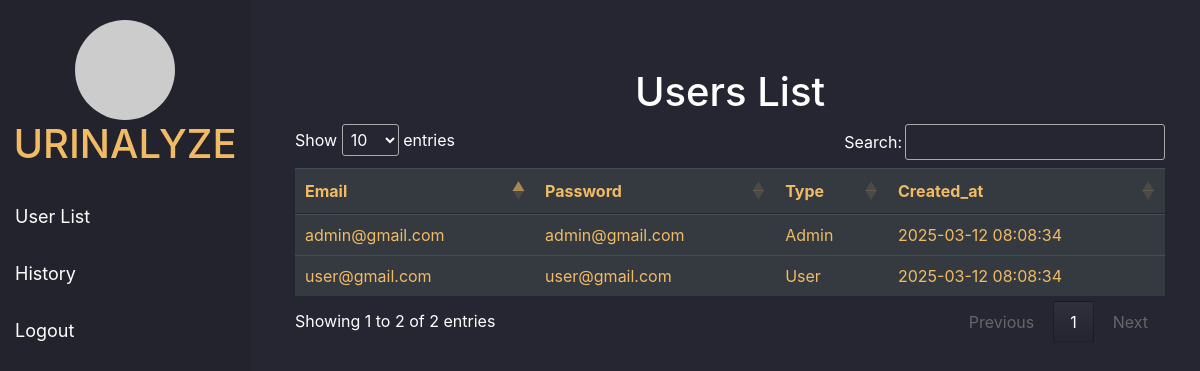
Screenshot of /table.php?table=users with the database file from the repository.
### tables this page shows
CREATE TABLE `users` (
  `id` int(11) NOT NULL,
  `email` varchar(255) NOT NULL,
  `password` varchar(255) NOT NULL,
  `type` tinyint(1) DEFAULT 0,
  `created_at` timestamp NOT NULL DEFAULT current_timestamp(),
  `updated_at` timestamp NOT NULL DEFAULT current_timestamp() ON UPDATE current_timestamp()
);

### DATABASE/function.php (called while the page is built, shortened)
<?php
include_once 'db.php';
$db = new DBFunctions();
class DBFunctions
{
    private $conn;
    private $debug = 1;
    public function __construct()
    {
        $database = new Database();
        $this->conn = $database->connect();
    }
    private function checkSqlError($stmt)
    {
        if ($this->debug == 1) {
            $errorInfo = $stmt->errorInfo();
        }
        return null;
    }
    public function select($table, $columns = "*", $conditions = [], $options = "")
{
    $sql = "SELECT $columns FROM $table";
    $stmt = $this->conn->prepare($sql);
    $stmt->execute();
    $error = $this->checkSqlError($stmt);
    return $stmt->fetchAll(PDO::FETCH_ASSOC);
}
}

### DATABASE/db.php (called while the page is built, shortened)
<?php
class Database
{
    private $host = 'localhost';
    private $db_name = 'colometric';
    private $username = 'root';
    private $password = '';
    public function connect()
    {
        $this->conn = null;
        try {
            $this->conn = new PDO("mysql:host=" . $this->host . ";dbname=" . $this->db_name, $this->username, $this->password);
            $this->conn->setAttribute(PDO::ATTR_ERRMODE, PDO::ERRMODE_EXCEPTION);
        } catch (PDOException $e) {
            echo "Connection error: " . $e->getMessage();
        }
        return $this->conn;
    }
}
?>

### table.php (the view, shortened to what this page needs)
<?php
require_once 'DATABASE/function.php';
$table = isset($_GET['table']) ? $_GET['table'] : '';
$data = [];
if (!empty($table)) {
    $data = $db->select($table);
}
?>
<!DOCTYPE html>
<html lang="en">
<head>
    <link href="https://stackpath.bootstrapcdn.com/bootstrap/4.5.2/css/bootstrap.min.css" rel="stylesheet">
    <link href="https://cdn.datatables.net/1.10.21/css/jquery.dataTables.min.css" rel="stylesheet">
</head>
<body>
    <div class="sidebar">
        <div class="logo">
            <img src="https://placehold.co/100" alt="Logo" style="border-radius: 50%;">
            <h1>URINALYZE</h1>
        </div>
        <a href="table.php?table=users">User List</a>
        <a href="table.php?table=history">History</a>
        <a href="logout.php">Logout</a>
    </div>
    <div class="content" >
        <div class="container mt-5">
            <div class="row justify-content-center">
                <div class="col-md-12">
                    <h1 class="text-center"><?php echo ucfirst(htmlspecialchars($table)); ?> List</h1>
                    <?php if (!empty($data)): ?>
                        <table id="dataTable" class="table table-dark">
                            <thead>
                                <tr>
                                    <?php foreach (array_keys($data[0]) as $column): ?>
                                        <?php if ($column != 'updated_at' && $column != 'id'): ?>
                                            <th>
                                                <?php
                                                    if ($column == 'created_at' && $table == 'history') {
                                                        echo 'Timestamp';
                                                    } else {
                                                        echo ucfirst(htmlspecialchars($column));
                                                    }
                                                ?>
                                            </th>
                                        <?php endif; ?>
                                    <?php endforeach; ?>
                                </tr>
                            </thead>
                            <tbody>
                                <?php foreach ($data as $row): ?>
                                    <tr>
                                        <?php foreach ($row as $key => $cell): ?>
                                            <?php if ($key != 'updated_at' && $key != 'id'): ?>
                                                <td>
                                                    <?php
                                                        if ($key == 'type') {
                                                            echo $cell == 1 ? 'Admin' : 'User';
                                                        } elseif ($key == 'user_id') {
                                                            $user = $db->select('users', 'email', ['id' => $cell]);
                                                            echo htmlspecialchars($user[0]['email']);
                                                        } else {
                                                            echo htmlspecialchars($cell);
                                                        }
                                                    ?>
                                                </td>
                                            <?php endif; ?>
                                        <?php endforeach; ?>
                                    </tr>
                                <?php endforeach; ?>
                            </tbody>
                        </table>
                    <?php else: ?>
                        <p class="text-center">No data available.</p>
                    <?php endif; ?>
                </div>
            </div>
        </div>
    </div>
</body>
</html>

### table.php (style rules this page uses)
body { background-color: #262633; color: white; }
.sidebar { height: 100vh; width: 250px; position: fixed; top: 0; left: 0; background-color: #23232E; padding-top: 20px; transition: width 0.3s; }
.sidebar a { padding: 15px; text-decoration: none; font-size: 18px; color: white; display: block; z-index: 1000; }
.content { margin-left: 260px; padding: 20px; }
.logo { text-align: center; margin-bottom: 20px; }
.logo img { width: 100px; height: 100px; }
.logo h1 { color: #F1BB65; }
.table-dark, td { background-color: #343a40 !important; }
.table-dark th, .table-dark td { color: #F1BB65; }

### rows the page displays
users: email "admin@gmail.com", password "admin@gmail.com", type "Admin", created_at "2025-03-12 08:08:34"
users: email "user@gmail.com", password "user@gmail.com", type "User", created_at "2025-03-12 08:08:34"

### other values shown
$table "Users"
$column "Email"
$column "Password"
$column "Type"
$column "Created_at"
